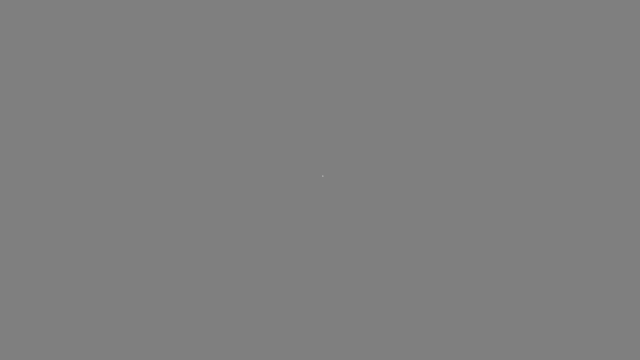
Frame 1 (no input)
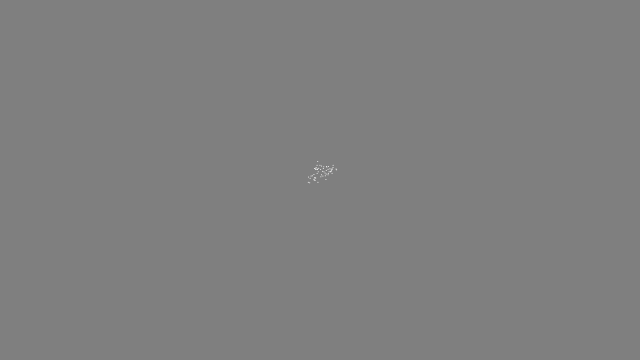
Frame 60 (no input)
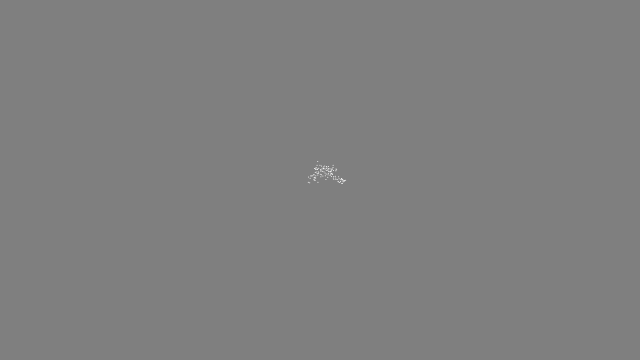
Frame 120 (the mouse pressed at the canvas centre since frame 60)

The p5.js sketch that drew these frames (run headless with seeded random() and noise() and a simulated clock; from frame 60 on, the mouse is pressed at the canvas centre):

// p5.js sketch
// ── sketch.js
var walker;
let timeX = 0;
let timeY = 1000;

function setup () {
  createCanvas(640, 360);
  walker = new Walker();
  background(127);
}

function Walker () {
  this.x = width / 2;
  this.y = height / 2;
  this.stepSize;

  this.render = function () {
    stroke('white');
    point(this.x, this.y)
  };

  // this.step = function () {
  //   this.x = map(noise(timeX), 0, 1, 0, width);
  //   this.y = map(noise(timeY), 0, 1, 0, height);
  //
  //   timeX += 0.01;
  //   timeY += 0.01;
  //
  // };

  this.step = function () {

    this.stepSize = map(noise(timeX), 0, 1, 0, 10);
    console.log(this.stepSize)

    this.x += random(-this.stepSize, this.stepSize);
    this.y += random(-this.stepSize, this.stepSize);

    timeX += 0.01;

  };
}

function draw () {
  walker.step();
  walker.render();
}
